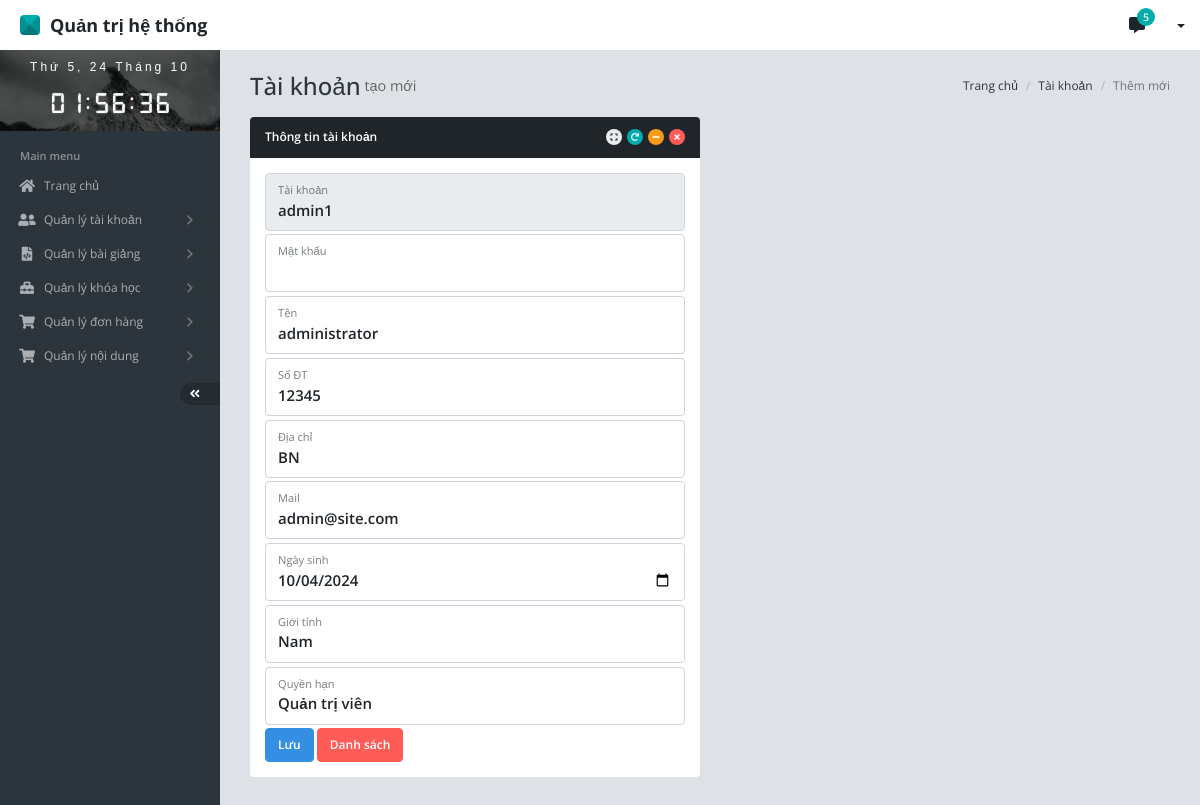
Screenshot of /admin/index.php?c=user&m=goUpdate&username=admin1 with the database file from the repository.
### tables this page shows
CREATE TABLE IF NOT EXISTS `user` (
  `id` bigint(20) NOT NULL AUTO_INCREMENT,
  `uuid` text DEFAULT NULL,
  `username` text DEFAULT NULL,
  `password` text DEFAULT NULL,
  `full_name` text DEFAULT NULL,
  `email` text DEFAULT NULL,
  `phone` text DEFAULT NULL,
  `address` text DEFAULT NULL,
  `birth` date DEFAULT NULL,
  `gender` bit(1) DEFAULT NULL,
  `avatar_url` text DEFAULT NULL,
  `id_role` bigint(20) DEFAULT NULL,
  `id_status` bigint(20) DEFAULT NULL,
  `created_date` datetime DEFAULT NULL,
  `updated_date` datetime DEFAULT NULL,
  PRIMARY KEY (`id`),
  UNIQUE KEY `IDX_user_uuid` (`uuid`) USING HASH,
  KEY `FK_user_role` (`id_role`),
  KEY `FK_user_status` (`id_status`),
  CONSTRAINT `FK_user_role` FOREIGN KEY (`id_role`) REFERENCES `role` (`id`) ON DELETE CASCADE ON UPDATE NO ACTION,
  CONSTRAINT `FK_user_status` FOREIGN KEY (`id_status`) REFERENCES `status` (`id`) ON DELETE CASCADE ON UPDATE NO ACTION
);

### admin/view/UserView.php (called while the page is built, shortened)
<?php
class UserView {
    public function goUpdate($user, $role, $status){
    	include_once("template/user/update.php");
    }
}

### admin/controller/UserController.php (called while the page is built, shortened)
<?php
include_once("model/UserModel.php");
include_once("model/RoleModel.php");
include_once("view/UserView.php");
class UserController{
	private $userModel;
	private $roleModel;
	private $statusModel;
    private $userView;
    public function __construct(){
		$this->userModel = new UserModel();
		$this->roleModel = new RoleModel();
    	$this->statusModel = new StatusModel();
        $this->userView = new UserView();
	}
	public function goUpdate(){
		$username = (isset($_GET['username'])) ? $_GET['username'] : null;
		$user = $this->userModel->selectByUsername($username);
		$role = $this->roleModel->selectAll();
		$status = $this->statusModel->selectByTblName('user');
		$this->userView->goUpdate($user, $role, $status);
	}
}

### admin/index.php (called while the page is built, shortened)
<?php
include_once("../utils/MySQLUtils.php");
include_once("controller/UserController.php");
$c = (isset($_GET['c'])) ? $_GET['c'] : "user";
switch ($c) {
	case 'user':
		$controller = new UserController();
		break;
}
$m = (isset($_GET['m'])) ? $_GET['m'] : "list";
$controller->$m();

### utils/MySQLUtils.php (called while the page is built, shortened)
<?php
	class MySQLUtils {
		private static $conn = null;
		private $username = "root";
		private $password = "12345678";
		function __construct() {
			try {
			  self::$conn = new PDO("mysql:host=$servername;dbname=joy_home;port=3307", $this->username, $this->password);
			  self::$conn->exec("set names utf8mb4");
			  self::$conn->setAttribute(PDO::ATTR_ERRMODE, PDO::ERRMODE_EXCEPTION);
			} catch(PDOException $e) {
			}
		}
		public function selectList($query, $param = null){
			$stmt = self::$conn->prepare($query);
		  	$stmt->execute($param);
		  	$stmt->setFetchMode(PDO::FETCH_ASSOC);
		  	$result = $stmt->fetchAll();
		  	return $result;
		}
		public function selectOne($query, $param = null){
			$stmt = self::$conn->prepare($query);
		  	$stmt->execute($param);
		  	$stmt->setFetchMode(PDO::FETCH_ASSOC);
		  	$result = $stmt->fetch();
		  	return $result;
		}
	}
?>

### admin/model/UserModel.php (called while the page is built, shortened)
<?php
class UserModel{
	function __construct(){
		$this->db = new MySQLUtils();
	}
	public function selectByUsername($username){
		$query = "
		SELECT id, uuid, username, password, full_name, email, phone, address, birth, gender, avatar_url, id_status, created_date, updated_date
		FROM user
		WHERE username = :username";
		$param = array(
			'username' => $username
		);
		return $this->db->selectOne($query, $param);
	}
}

### admin/model/RoleModel.php (called while the page is built)
<?php
class RoleModel{
	function __construct(){
		$this->db = new MySQLUtils();
	}
	public function selectAll(){
		$query = "
		SELECT id, code, name, description
		FROM role";
		return $this->db->selectList($query);
	}
}

### admin/template/user/update.php (the view, shortened to what this page needs)
<!DOCTYPE html>
<html>
<?php include_once("template/common/head.php"); ?>
<?php include_once("template/common/css.php"); ?>
<body>
    <div id="app" class="app app-header-fixed app-sidebar-fixed">
		<?php include_once("template/common/header.php"); ?>
		<?php include_once("template/common/sidebar.php"); ?>
		<div id="content" class="app-content">
			<ol class="breadcrumb float-xl-end">
				<li class="breadcrumb-item"><a href="javascript:;">Trang chủ</a></li>
				<li class="breadcrumb-item"><a href="javascript:;">Tài khoản</a></li>
				<li class="breadcrumb-item active">Thêm mới</li>
			</ol>
			<h1 class="page-header d-flex align-items-center">
			  	Tài khoản <small class="ms-1">tạo mới</small>
			</h1>
			<div class="row">
				<div class="col-xl-6">
					<div class="panel panel-inverse">
						<div class="panel-heading">
					    	<h4 class="panel-title">Thông tin tài khoản</h4>
						    <div class="panel-heading-btn">
						    	<a href="javascript:;" class="btn btn-xs btn-icon btn-default" data-toggle="panel-expand" ><i class="fa fa-expand"></i></a>
						    	<a href="javascript:;" class="btn btn-xs btn-icon btn-success" data-toggle="panel-reload" ><i class="fa fa-redo"></i></a>
						    	<a href="javascript:;" class="btn btn-xs btn-icon btn-warning" data-toggle="panel-collapse" ><i class="fa fa-minus"></i></a>
						    	<a href="javascript:;" class="btn btn-xs btn-icon btn-danger" data-toggle="panel-remove" ><i class="fa fa-times"></i></a>
						    </div>
						</div>
						<div class="panel-body">
							<form action="?c=user&m=doUpdate" method="POST">
								<div class="form-floating">
								  	<input name="ip-username" id="ip-username" class="form-control fs-15px"  value="<?= $user['username']; ?>" readonly disabled/>
								  	<label for="ip-username" class="d-flex align-items-center fs-13px">Tài khoản</label>
								</div>
								<div class="form-floating mt-1">
								  	<input name="ip-password" id="ip-password" class="form-control fs-15px" type="password"/>
								  	<label for="ip-password" class="d-flex align-items-center fs-13px">Mật khẩu</label>
								</div>
								<div class="form-floating mt-1">
								  	<input name="ip-full-name" id="ip-full-name" class="form-control fs-15px" value="<?= $user['full_name']; ?>"/>
								  	<label for="ip-full-name" class="d-flex align-items-center fs-13px">Tên</label>
								</div>
								<div class="form-floating mt-1">
								  	<input name="ip-phone" id="ip-phone" class="form-control fs-15px" value="<?= $user['phone']; ?>"/>
								  	<label for="ip-phone" class="d-flex align-items-center fs-13px">Số ĐT</label>
								</div>
								<div class="form-floating mt-1">
								  	<input name="ip-address" id="ip-address" class="form-control fs-15px" value="<?= $user['address']; ?>"/>
								  	<label for="ip-address" class="d-flex align-items-center fs-13px">Địa chỉ</label>
								</div>
								<div class="form-floating mt-1">
								  	<input name="ip-email" id="ip-email" class="form-control fs-15px" value="<?= $user['email']; ?>"/>
								  	<label for="ip-email" class="d-flex align-items-center fs-13px">Mail</label>
								</div>
								<div class="form-floating mt-1">
								  	<input name="ip-birth" id="ip-birth" class="form-control fs-15px" type="date" value="<?= $user['birth']; ?>"/>
								  	<label for="ip-birth" class="d-flex align-items-center fs-13px">Ngày sinh</label>
								</div>
								<div class="form-floating mt-1">
									<select name="ip-gender" id="ip-gender" class="form-control fs-15px">
										<option <?= ($user['gender'] == 0) ? "selected" : ""; ?> value="0">Nam</option>
									</select>
								  	<label for="ip-gender" class="d-flex align-items-center fs-13px">Giới tính</label>
								</div>
								<div class="form-floating mt-1">
									<select name="ip-role" id="ip-role" class="form-control fs-15px">
										<?php foreach ($role as $key => $item) : ?>
											<option <?= ($user['id_role'] == $item['id']) ? "selected" : ""; ?> value="<?= $item['id']; ?>"><?= $item['name']; ?></option>
										<?php endforeach; ?>
									</select>
								  	<label for="ip-role" class="d-flex align-items-center fs-13px">Quyền hạn</label>
								</div>
								<button type="submit" class="btn btn-primary mt-1">Lưu</button>
								<a class="btn btn-danger mt-1" href="?c=user&m=list">Danh sách</a>
							</form>
						</div>
					</div>
				</div>
			</div>
		</div>
    </div>
</body>
</html>

### rows the page displays
user: ip-username "admin1", ip-full-name "administrator", ip-phone "12345", ip-address "BN", ip-email "admin@site.com", ip-birth "10/04/2024", ip-gender "Nam"

### other values shown
form field ip-role "Quản trị viên"
